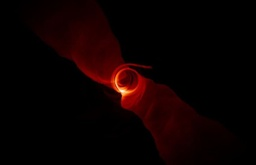
#> input picture imagen_prueba.jpg, 256 x 165 px, shrunk from 1080 x 695 before the run
$ python 'plot_max_tree .py'
#> lines starting #> are read from the running program, lines starting #| are printed output that depends on the picture
### help_functions.py
################# DICTIONARY #################################################
## KEYS ORDENADAS POR VALOR
def keysSortedBy(dict, value):
    key = sorted(dict.__iter__(), key=lambda x: (dict[x][value]))
    return key


## print dict
def printDict(dict):
    import pprint
    pprint.pprint(dict)


# [15 lines of commented-out code are left out]
def adaptDictToJoin(dict, tag):
    for x in dict.keys():
        v = list(dict.get(x).keys())
        aux = {}
        aux[tag] = v
        dict[x] = aux


##  AÑADIR DICT DE PADRES AL DE PIXELES
def joinInDict1(dict1, dict2):
    for x in dict2.keys():
        a = dict1.get(x)
        b = dict2.get(x)
        dict1[x] = {**a, **b}


## FUNCION PARA CAMBIAR LOS INDICES DE PADRES E HIJOS EN LOS VALUES
def changeIndexFatherAndSons(dict, changeDict, tag):
    for x in dict.keys():
        elem = dict.get(x).get(tag)
        position = 0
        for i in elem:
            # aux=dict.get(x).get('hijos')[position]
            dict.get(x).get(tag)[position] = changeDict.get(i)
            position = position + 1


## FUINCION CREAR EL DIRECTORIO CON LOS INDICES MAPEADOS
def createCombi(df):
    import pandas as pd
    serie_pixeles = df.loc[:, 'index']  ##SE CONSTRUYE DICTIONARY CON LOS NUEVOS INDICES PARA PADRES E HIJOS
    combi = pd.Series.to_dict(serie_pixeles)
    combi = exchangeKeyAndValues(combi)
    return combi


## FUNCION PARA CAMBIAR KEYS POR VALUES EN UN DICT
def exchangeKeyAndValues(dict):
    out = {}
    for x in dict.keys():
        v = dict.get(x)
        out[v] = x
    return out


## LISTA DONDE NO HAY TAG
def noTagInDict(dict,tag):
    listNotTag = []
    for x in dict.keys():
        if tag not in dict.get(x):
            listNotTag.append(x)
    return listNotTag


## FUNCION AREA
def dictDeep(dict):
    faltan = noTagInDict(dict,'Flag')
    maximos=[]
    deeps=[]
    acomulado=0
    while len(faltan) > 0:  ## Mientras queden nodos sin TAG
        aux = faltan[0]  ## Primero que falta
        ultimo = False
        maximos.append(aux)

        while not ultimo:  ## Mientras tenga padre //dict.get(aux).get('padre').__len__()>0  or
            acomulado += 1
            if dict.get(aux).get('padre').__len__() == 0:  ## Se comprueba si es el ultimo
                ultimo = True


            if 'Flag' not in dict.get(aux): ##  Si no existe el campo 'TAG' en el nodo
                dict.get(aux)['Flag'] = 'hecho'

            if dict.get(aux).get('padre').__len__() > 0: ## Si tiene padre se cambia de nodo
                aux = dict.get(aux).get('padre')[0]
            faltan = noTagInDict(dict,'Flag')
        deeps.append(acomulado)
        acomulado = 0
    return maximos,deeps

def changeIndexInKeys(dict,changeDict):
    aux={}
    for x in dict.keys():
        k=changeDict.get(x)
        aux2 = {}
        aux2['Area']=dict.get(x).split(',').__len__()
        aux[k]=aux2
    return aux

### plot_max_tree .py
"""
========
Max-tree
========

The max-tree is a hierarchical representation of an image that is the basis
for a large family of morphological filters.

If we apply a threshold operation to an image, we obtain a binary image
containing one or several connected components. If we apply a lower
threshold, all the connected components from the higher threshold are
contained in the connected components from the lower threshold. This
naturally defines a hierarchy of nested components that can be
represented by a tree. whenever a connected component A obtained by
thresholding with threshold t1 is contained in a component B obtained by
thresholding with threshold t1 < t2, we say that B is the parent of A.
The resulting tree structure is called a component tree. The max-tree
is a compact representation of such a component tree. [1]_, [2]_, [3]_, [4]_

In this example we give an intuition of what a max-tree is.

References
----------
.. [1] Salembier, P., Oliveras, A., & Garrido, L. (1998). Antiextensive
       Connected Operators for Image and Sequence Processing.
       IEEE Transactions on Image Processing, 7(4), 555-570.
       :DOI:`10.1109/83.663500`
.. [2] Berger, C., Geraud, T., Levillain, R., Widynski, N., Baillard, A.,
       Bertin, E. (2007). Effective Component Tree Computation with
       Application to Pattern Recognition in Astronomical Imaging.
       In International Conference on Image Processing (ICIP) (pp. 41-44).
       :DOI:`10.1109/ICIP.2007.4379949`
.. [3] Najman, L., & Couprie, M. (2006). Building the component tree in
       quasi-linear time. IEEE Transactions on Image Processing, 15(11),
       3531-3539.
       :DOI:`10.1109/TIP.2006.877518`
.. [4] Carlinet, E., & Geraud, T. (2014). A Comparative Review of
       Component Tree Computation Algorithms. IEEE Transactions on Image
       Processing, 23(9), 3885-3895.
       :DOI:`10.1109/TIP.2014.2336551`
"""

import numpy as np
import matplotlib.pyplot as plt
from matplotlib.lines import Line2D
from skimage.morphology import max_tree
import networkx as nx
import cv2


#####################################################################
# Before we start : a few helper functions

def plot_img(ax, image, title, plot_text, image_values):
    """Plot an image, overlaying image values or indices."""
    ax.imshow(image, cmap='gray', aspect='equal', vmin=0, vmax=np.max(image))
    ax.set_title(title)
    ax.set_yticks([])
    ax.set_xticks([])

    for x in np.arange(-0.5, image.shape[0], 1.0):
        ax.add_artist(Line2D((x, x), (-0.5, image.shape[0] - 0.5),
                             color='blue', linewidth=2))

    for y in np.arange(-0.5, image.shape[1], 1.0):
        ax.add_artist(Line2D((-0.5, image.shape[1]), (y, y),
                             color='blue', linewidth=2))

    if plot_text:
        for i, j in np.ndindex(*image_values.shape):
            ax.text(j, i, image_values[i, j], fontsize=8,
                    horizontalalignment='center',
                    verticalalignment='center',
                    color='red')
    return


def prune(G, node, res):
    """Transform a canonical max tree to a max tree."""
    value = G.nodes[node]['value']
    res[node] = str(node)
    preds = [p for p in G.predecessors(node)]
    for p in preds:
        if (G.nodes[p]['value'] == value):
            res[node] += ', %i' % p
            G.remove_node(p)
        else:
            prune(G, p, res)
    G.nodes[node]['label'] = res[node]
    return


def accumulate(G, node, res):
    """Transform a max tree to a component tree."""
    total = G.nodes[node]['label']
    parents = G.predecessors(node)
    for p in parents:
        total += ', ' + accumulate(G, p, res)
    res[node] = total
    return total


def position_nodes_for_max_tree(G, image_rav, root_x=4, delta_x=1.2):
    """Set the position of nodes of a max-tree.

    This function helps to visually distinguish between nodes at the same
    level of the hierarchy and nodes at different levels.
    """
    pos = {}
    for node in reversed(list(nx.topological_sort(canonical_max_tree))):
        value = G.nodes[node]['value']
        if canonical_max_tree.out_degree(node) == 0:
            # root
            pos[node] = (root_x, value)

        in_nodes = [y for y in canonical_max_tree.predecessors(node)]

        # place the nodes at the same level
        level_nodes = [y for y in
                       filter(lambda x: image_rav[x] == value, in_nodes)]
        nb_level_nodes = len(level_nodes) + 1

        c = nb_level_nodes // 2
        i = - c
        if (len(level_nodes) < 3):
            hy = 0
            m = 0
        else:
            hy = 0.25
            m = hy / (c - 1)

        for level_node in level_nodes:
            if (i == 0):
                i += 1
            if (len(level_nodes) < 3):
                pos[level_node] = (pos[node][0] + i * 0.6 * delta_x, value)
            else:
                pos[level_node] = (pos[node][0] + i * 0.6 * delta_x,
                                   value + m * (2 * np.abs(i) - c - 1))
            i += 1

        # place the nodes at different levels
        other_level_nodes = [y for y in
                             filter(lambda x: image_rav[x] > value, in_nodes)]
        if (len(other_level_nodes) == 1):
            i = 0
        else:
            i = - len(other_level_nodes) // 2
        for other_level_node in other_level_nodes:
            if ((len(other_level_nodes) % 2 == 0) and (i == 0)):
                i += 1
            pos[other_level_node] = (pos[node][0] + i * delta_x,
                                     image_rav[other_level_node])
            i += 1

    return pos


def plot_tree(graph, positions, ax, *, title='', labels=None,
              font_size=8, text_size=8):
    """Plot max and component trees."""
    nx.draw_networkx(graph, pos=positions, ax=ax,
                     node_size=40, node_shape='s', node_color='white',
                     font_size=font_size, labels=labels)
    xlimit = ax.get_xlim()
    for v in range(image_rav.min(), image_rav.max() + 1):
        ax.hlines(v - 0.5, -3, 10, linestyles='dotted')
        ax.text(-3, v - 0.15, "val: %i" % v, fontsize=text_size)
    ax.hlines(v + 0.5, -3, 10, linestyles='dotted')
    ax.set_xlim(-3, 10)
    ax.set_title(title)
    ax.set_axis_off()


#####################################################################
# Image Definition
# ================
# We define a small test image.
# For clarity, we choose an example image, where image values cannot be
# confounded with indices (different range).
image = np.array([[40, 40, 39, 39, 38],
                  [40, 41, 39, 39, 39],
                  [30, 30, 30, 32, 32],
                  [33, 33, 30, 32, 35],
                  [30, 30, 30, 33, 36]], dtype=np.uint8)
image=cv2.imread('imagen_prueba.jpg',0)
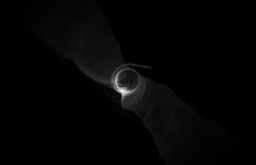
#> image: shape (165, 256); min 0, max 248, mean 4.2
#####################################################################
# Max-tree
# ========
# Next, we calculate the max-tree of this image.
# max-tree of the image
P, S = max_tree(image)
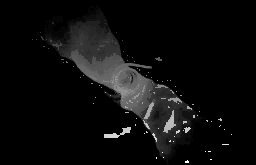
#> P: shape (165, 256) int64; min 0, max 41146, mean 2026.4; drawn with min black and max white

P_rav = P.ravel()

#####################################################################
# Image plots
# ===========
# Then, we visualize the image and its raveled indices.
# Concretely, we plot the image with the following overlays:
# - the image values
# - the raveled indices (serve as pixel identifiers)
# - the output of the max_tree function

# raveled image
image_rav = image.ravel()

# raveled indices of the example image (for display purpose)
raveled_indices = np.arange(image.size).reshape(image.shape)
"""
fig, (ax1, ax2, ax3) = plt.subplots(1, 3, sharey=True, figsize=(9, 3))

plot_img(ax1, image - image.min(), 'Image Values',
         plot_text=True, image_values=image)
plot_img(ax2, image - image.min(), 'Raveled Indices',
         plot_text=True, image_values=raveled_indices)
plot_img(ax3, image - image.min(), 'Max-tree indices',
         plot_text=True, image_values=P)

plt.show()
"""
#####################################################################
# Visualizing threshold operations
# ================================
# Now, we investigate the results of a series of threshold operations.
# The component tree (and max-tree) provide representations of the
# inclusion relationships between connected components at different
# levels.
"""
fig, axes = plt.subplots(3, 3, sharey=True, sharex=True, figsize=(6, 6))
thresholds = np.unique(image)

for k, threshold in enumerate(thresholds):
    bin_img = image >= threshold
    plot_img(axes[(k // 3), (k % 3)], bin_img, 'Threshold : %i' % threshold,
             plot_text=True, image_values=raveled_indices)
"""
#####################################################################
# Max-tree plots
# ==============
# Now, we plot the component and max-trees. A component tree relates
# the different pixel sets resulting from all possible threshold operations
# to each other. There is an arrow in the graph, if a component at one level
# is included in the component of a lower level. The max-tree is just
# a different encoding of the pixel sets.
#
# 1. the component tree: pixel sets are explicitly written out. We see for
#    instance that {6} (result of applying a threshold at 41) is the parent
#    of {0, 1, 5, 6} (threshold at 40).
# 2. the max-tree: only pixels that come into the set at this level
#    are explicitly written out. We therefore will write
#    {6} -> {0,1,5} instead of {6} -> {0, 1, 5, 6}
# 3. the canonical max-treeL this is the representation which is given by
#    our implementation. Here, every pixel is a node. Connected components
#    of several pixels are represented by one of the pixels. We thus replace
#    {6} -> {0,1,5} by {6} -> {5}, {1} -> {5}, {0} -> {5}
#    This allows us to represent the graph by an image (top row, third column).

# the canonical max-tree graph
canonical_max_tree = nx.DiGraph()
canonical_max_tree.add_nodes_from(S)
for node in canonical_max_tree.nodes():
    canonical_max_tree.nodes[node]['value'] = image_rav[node]
canonical_max_tree.add_edges_from([(n, P_rav[n]) for n in S[1:]])

# max-tree from the canonical max-tree

nx_max_tree = nx.DiGraph(canonical_max_tree)
labels = {}
prune(nx_max_tree, S[0], labels)
#> in prune, `value = G.nodes[node]['value']`: value = 0
#> in prune, `preds = [p for p in G.predecessors(node)]`: preds = 27838 items
#> after the loop in prune, `for p in preds:`: res = 571 items

# component tree from the max-tree
labels_ct = {}
total = accumulate(nx_max_tree, S[0], labels_ct)
#> the loop in accumulate, `for p in parents:` made 34 passes
#> (p, total) on passes 1, 2, 3, 4, 5, 6, 7, 8, 9, 10, 12, 13: (22, '40863'), (8307, '8307, 8308'), (9506, '9506'), (9760, '9760, 10016'), (10019, '10019, 10020'), (10361, '10361, 10362'), (11818, '11818, 11819, 11820'), (14131, '14131'), (14206, '14206, 14207'), (14723, '14723, 14724'), (15681, '15681, 15682, 15938, 15939'), (15934, '15934, 15935')
#> p on passes 11, 26: 14749, 30427

# positions of nodes : canonical max-tree (CMT)
pos_cmt = position_nodes_for_max_tree(canonical_max_tree, image_rav)
#> the loop in position_nodes_for_max_tree, `for node in reversed(list(nx.topological_sort(canonical_max_tree))):` made 42240 passes
#> (nb_level_nodes, c, m, other_level_nodes) on passes 4, 6, 7, 8, 9, 12, 13, 15: (752, 376, 0.000667, [63, 19345, 22112, 34279, 41146, 42176]), (558, 279, 0.000899, [87, 21858, 22117, 27768, 32219, 32724, 42159, 17802, 22119]), (769, 384, 0.000653, [90, 1120, 7976, 22631, 30670, 31186, 31703]), (656, 328, 0.000765, [1376, 2146, 4153, 4157, 5428, 9256]), (405, 202, 0.00124, [2916, 34749]), (455, 227, 0.00111, [6484, 7751, 24172, 24429, 27067, 28834, 33457, 34738]), (570, 285, 0.00088, [7254, 7504, 24433, 26552, 32925, 39073]), (384, 192, 0.00131, [8274, 10071, 10091, 10096, 14168, 25009, 25248, 26545])
#> (nb_level_nodes, c, m) on passes 1, 2, 3, 5, 10, 11: (27805, 13902, 1.8e-05), (2144, 1072, 0.000233), (954, 477, 0.000525), (851, 425, 0.00059), (594, 297, 0.000845), (705, 352, 0.000712)

# positions of nodes : max-tree (MT)
pos_mt = dict(zip(nx_max_tree.nodes, [pos_cmt[node]
                                      for node in nx_max_tree.nodes]))
"""
# plot the trees with networkx and matplotlib
fig, (ax1, ax2, ax3) = plt.subplots(1, 3, sharey=True, figsize=(20, 8))

plot_tree(nx_max_tree, pos_mt, ax1, title='Component tree',
          labels=labels_ct, font_size=6, text_size=8)

plot_tree(nx_max_tree, pos_mt, ax2, title='Max tree', labels=labels)

plot_tree(canonical_max_tree, pos_cmt, ax3, title='Canonical max tree')

fig.tight_layout()

plt.show()
"""
##############################################################################################
##############################################################################################

import pprint
import copy
import pandas as pd
from help_functions import *
## EXTRACCION DE CARACTERISTICAS
dictDates = copy.deepcopy(nx_max_tree._node)
padres = copy.deepcopy(nx_max_tree._succ)
hijos = copy.deepcopy(nx_max_tree._pred)

## ADAPTACION PARA EL JOIN
adaptDictToJoin(padres,'padre')
adaptDictToJoin(hijos,'hijos')

panda = pd.DataFrame.from_dict(dictDates)
panda=panda.transpose()
panda=panda.sort_values('value',ascending=False)
panda=panda.reset_index()
#CREAR UN DICTIONARY PARA EL CAMBIO DE INDICES
combi = createCombi(panda)


#CAMBIO DE INDICES DE HIJOS Y PADRES
changeIndexFatherAndSons(hijos,combi,'hijos')
changeIndexFatherAndSons(padres,combi,'padre')

panda=pd.DataFrame.set_index(panda,'index')
dictDates=pd.DataFrame.to_dict(panda.transpose())

##JOIN
joinInDict1(dictDates, padres)
joinInDict1(dictDates, hijos)

panda = pd.DataFrame.from_dict(dictDates)
panda = panda.transpose()
panda=panda.sort_values('value',ascending=False)
panda=panda.reset_index()

panda=panda.rename(columns={'value': 'Grey Level','label':'pixeles'})
panda=panda.drop(['index'],axis=1)
panda=panda.transpose()
dictDates=pd.DataFrame.to_dict(panda)
maximos,profundidades = dictDeep(dictDates)

areas=changeIndexInKeys(labels_ct,combi)
joinInDict1(dictDates,areas)
pandaDates = pd.DataFrame.from_dict(dictDates)

maximosDeep = dict(zip(maximos, profundidades))

pandaDates=pandaDates.transpose()
pandaDates=pandaDates.drop(['Flag'],axis=1)
